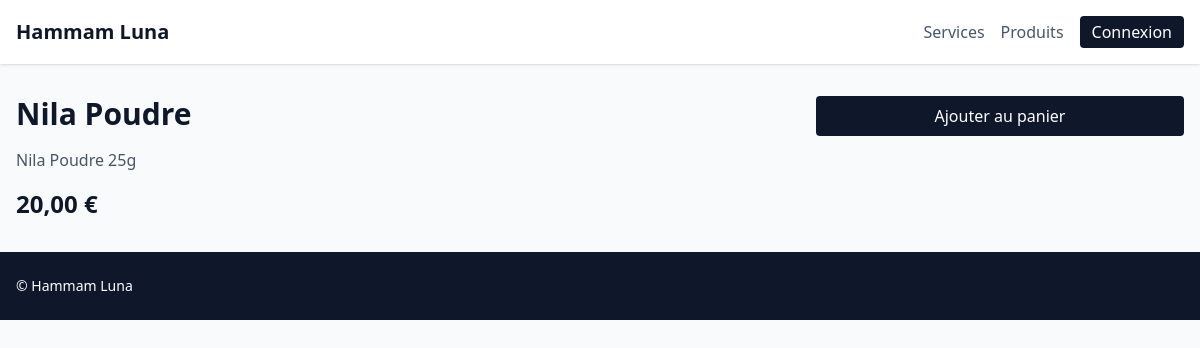
Page /products/3/ on the committed database.
### apps/catalog/models.py (models this page shows, shortened)
class Product(TimeStampedModel):
    sku = models.CharField(max_length=50, unique=True)
    name = models.CharField(max_length=255)
    description = models.TextField(blank=True)
    price = models.DecimalField(max_digits=8, decimal_places=2)
    stock_qty = models.PositiveIntegerField(default=0)
    is_active = models.BooleanField(default=True)
    class Meta:
        ordering = ["name"]

### apps/core/front_views.py (the view)
# urls.py: path("products/<int:pk>/", front_views.product_detail, name="product_detail"),
def product_detail(request: HttpRequest, pk: int) -> HttpResponse:
    product = get_object_or_404(Product, pk=pk, is_active=True)
    pricing = PricingEngine().for_product(product)
    return render(request, "front/product_detail.html", {"product": product, "pricing": pricing})

### apps/core/context_processors.py (called while the page is built)
def settings_context(_request):
    return {
        "TWO_FACTOR_ENABLED": settings.TWO_FACTOR_ENABLED,
        "SITE_NAME": "Hammam Luna",
    }

### apps/pricing/services.py (called while the page is built)
    def _rules_for(self, applies_to: str, target_id: int) -> Iterable[PriceRule]:
        now = timezone.now()
        return PriceRule.objects.filter(applies_to=applies_to, target_id=target_id).order_by("start_at")

    def for_product(self, product: Product, quantity: int = 1) -> Decimal:
        price = Decimal(product.price)
        for rule in self._rules_for(PriceRule.AppliesTo.PRODUCT, product.pk):
            if rule.is_active():
                price = Decimal(rule.compute(float(price), quantity))
        return price

### templates/front/product_detail.html (shortened to what this page needs)
{% extends "base.html" %}
{% block content %}
<div class="grid gap-8 lg:grid-cols-3">
    <div class="lg:col-span-2 space-y-4">
        <h1 class="text-3xl font-semibold">{{ product.name }}</h1>
        <p class="text-slate-600">{{ product.description }}</p>
        <p class="text-2xl font-bold">{{ pricing }} €</p>
    </div>
    <aside class="space-y-4">
        <form method="post" action="{% url 'front:cart_add_product' product.pk %}">
            <button class="w-full bg-slate-900 text-white px-4 py-2 rounded">Ajouter au panier</button>
        </form>
    </aside>
</div>
{% endblock %}

### rows in the picture
Product: name "Nila Poudre", description "Nila Poudre 25g", price "20,00"
